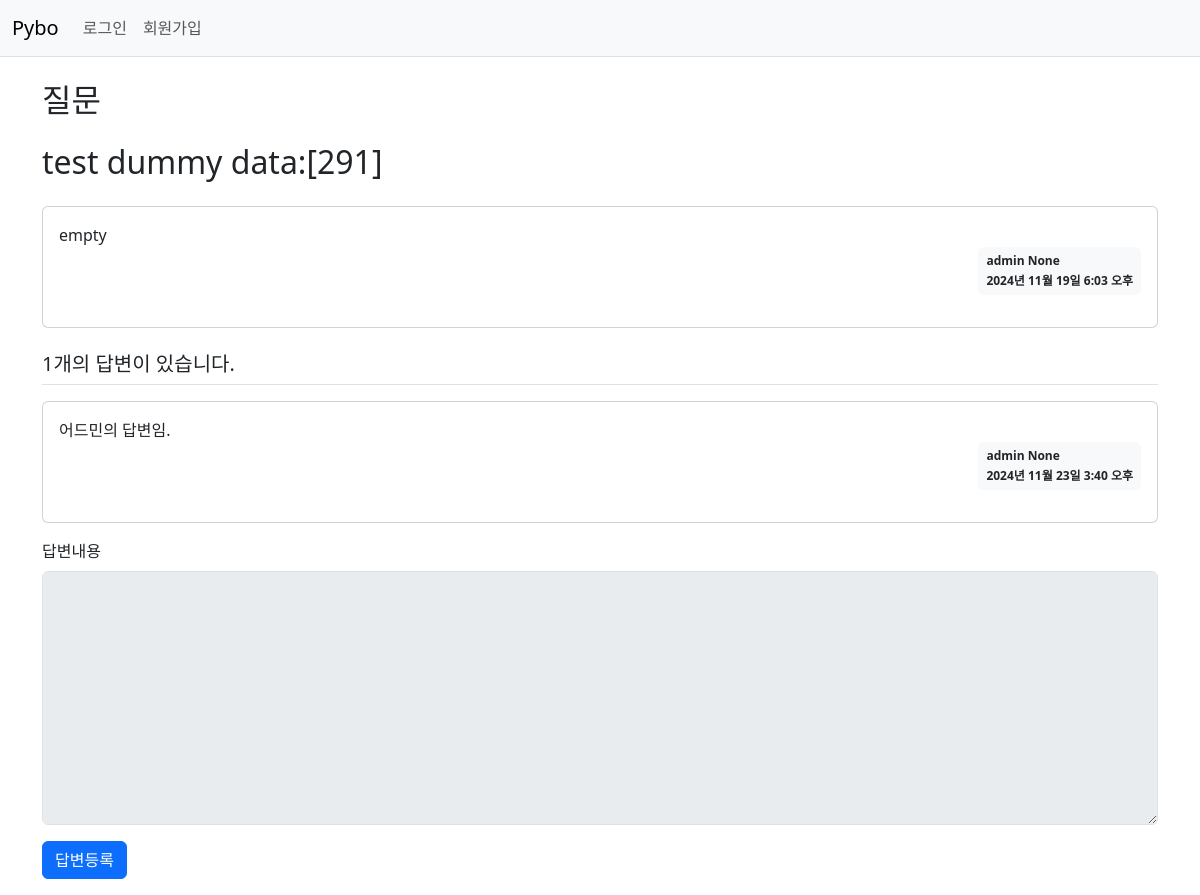
/pybo/299/, run on the app's committed database.
### pybo/models.py (models this page shows, shortened)
class Question(models.Model):
    author = models.ForeignKey(User, on_delete=models.CASCADE, default=1)
    subject = models.CharField(max_length=200)
    content = models.TextField()
    ip_address = models.CharField(max_length=20, null=True)
    modify_date = models.DateTimeField(null=True, blank=True)
    create_date = models.DateTimeField()

class Answer(models.Model):
    author = models.ForeignKey(User, on_delete=models.CASCADE, default=1)
    question = models.ForeignKey(Question, on_delete=models.CASCADE)
    content = models.TextField()
    ip_address = models.CharField(max_length=20, null=True)
    modify_date = models.DateTimeField(null=True, blank=True)
    create_date = models.DateTimeField()

### pybo/views/base_views.py (the view)
# urls.py: path('<int:question_id>/', base_views.detail, name='detail'), # detail 함수가 실행됨.
def detail(request, question_id):
    question = Question.objects.get(id=question_id) # 정직하게 오브젝트만 가져옴
    context = {'question' : question}
    if question.ip_address:
        ip_address = question.ip_address.split('.')
        context['ip_address'] = f"{ip_address[0]}.{ip_address[1]}"
    return render(request, 'pybo/question_detail.html', context)

### templates/pybo/question_detail.html (shortened to what this page needs)
{% extends "base.html" %}
{% block content %}
<div class="container my-3">
    <h2 class="border=bottom py-2">질문</h2>
    <h2 class="border=bottom py-2">{{question.subject}} </h2>
    <div class="card my-3">
        <div class='card-body'>
            <div class="card-text" style="white-space: pre-line;">{{question.content}} </div>
            <div class='d-flex justify-content-end'>
                <div class='badge bg-light text-dark p-2 text-start'>
                    <div class="mb-2">{{ question.author.username }} {{ question.ip_address }}</div>
                    <div>{{question.create_date}}</div>
                </div>
            </div>
        </div>
    </div>
    <h5 class='border-bottom my-3 py-2'>{{question.answer_set.count}}개의 답변이 있습니다.</h5>
    {% for answer in question.answer_set.all %}
    <div class='card my-3'>
        <div class='card-body'>
            <div class='card-text' style='white-space: pre-line;'>{{answer.content}} </div>
            <div class='d-flex justify-content-end'>
                <div class='badge bg-light text-dark p-2 text-start'>
                    <div class="mb-2">{{ answer.author.username }} {{ answer.ip_address }}</div>
                    <div>{{answer.create_date}}</div>
                </div>
            </div>
        </div>
    </div>
    {% endfor %}
    <form action="{% url 'pybo:answer_create' question_id=question.id %}", method='post', class='my-3'>
        <div class='mb-3'>
            <label for='content' class='form-label'>답변내용</label>
            <textarea {% if not user.is_authenticated %}disabled{% endif %}
            name='content' id='content' class='form-control' rows='10'></textarea>
        </div>
        <input type="submit" value='답변등록' class='btn btn-primary'>
    </form>
</div>
{% endblock %}

### data on the page
Question: subject "test dummy data:[291]", content "empty", author.username "admin", ip_address "None", create_date "2024년 11월 19일 6:03 오후", answer_set.count "1"
Answer: content "어드민의 답변임.", author.username "admin", ip_address "None", create_date "2024년 11월 23일 3:40 오후"
